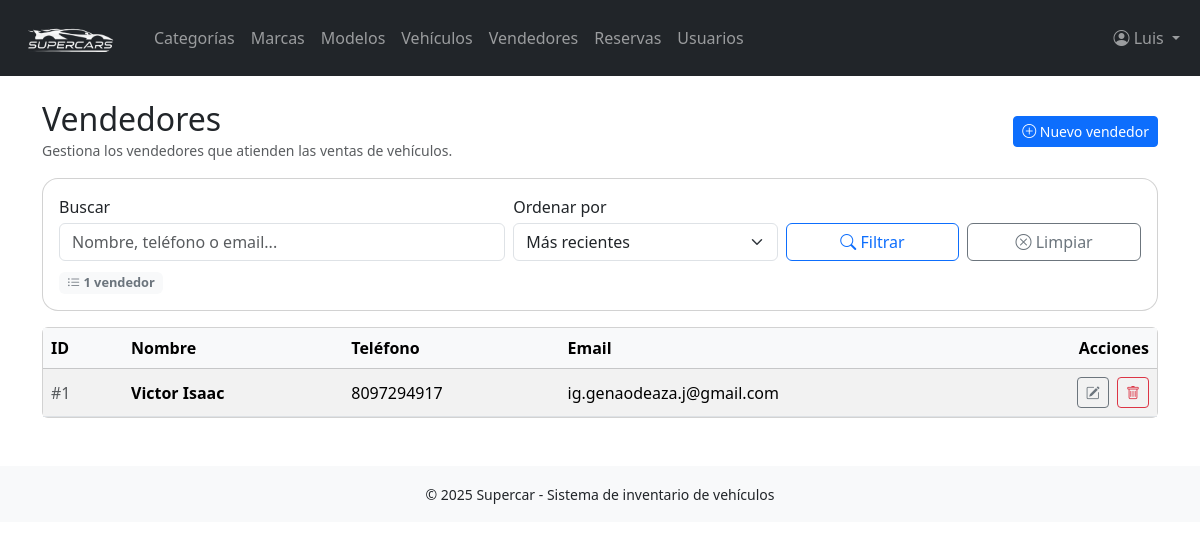
The app's page /vendedores/listar.php (signed in) with its own data.
### tables this page shows
CREATE TABLE `vendedor` (
  `id_vendedor` int(11) NOT NULL,
  `nombre` varchar(150) NOT NULL,
  `telefono` varchar(20) DEFAULT NULL,
  `email` varchar(150) DEFAULT NULL
);

### vendedores/listar.php (the view, shortened to what this page needs)
<?php
require_once '../config/db.php';
require_once '../includes/header.php';
$busqueda = trim($_GET['q'] ?? '');
$orden    = $_GET['orden'] ?? 'recientes';
switch ($orden) {
    case 'recientes':
    default:
        $orden      = 'recientes';
        $orderBySql = 'id_vendedor DESC';
        break;
}
$whereSql = '';
$params   = [];
$sqlCount = "SELECT COUNT(*) FROM vendedor $whereSql";
$stmtCount = $pdo->prepare($sqlCount);
$stmtCount->execute($params);
$total_registros = (int)$stmtCount->fetchColumn();
$sql = "SELECT * FROM vendedor $whereSql ORDER BY $orderBySql";
$stmt = $pdo->prepare($sql);
$stmt->execute($params);
$vendedores = $stmt->fetchAll();
?>
<div class="page-header-super">
    <div>
        <h2>Vendedores</h2>
        <small class="text-muted">
            Gestiona los vendedores que atienden las ventas de vehículos.
        </small>
    </div>
    <a href="crear.php" class="btn btn-primary btn-sm">
        <i class="bi bi-plus-circle"></i> Nuevo vendedor
    </a>
</div>
<div class="card filter-card mb-3">
    <div class="card-body">
        <form method="get" class="row g-2 align-items-end">
            <div class="col-md-5">
                <label for="q" class="form-label mb-1">Buscar</label>
                <input
                    type="text"
                    name="q"
                    id="q"
                    class="form-control"
                    placeholder="Nombre, teléfono o email..."
                    value="<?= htmlspecialchars($busqueda) ?>"
                >
            </div>
            <div class="col-md-4 col-lg-3">
                <label for="orden" class="form-label mb-1">Ordenar por</label>
                <select name="orden" id="orden" class="form-select">
                    <option value="recientes"   <?= $orden === 'recientes'   ? 'selected' : '' ?>>Más recientes</option>
                </select>
            </div>
            <div class="col-md-3 col-lg-2">
                <button type="submit" class="btn btn-outline-primary w-100">
                    <i class="bi bi-search"></i> Filtrar
                </button>
            </div>
            <div class="col-md-3 col-lg-2">
                <a href="listar.php" class="btn btn-outline-secondary w-100">
                    <i class="bi bi-x-circle"></i> Limpiar
                </a>
            </div>
        </form>
        <div class="mt-2">
            <span class="badge bg-light text-secondary badge-count">
                <i class="bi bi-list-ul"></i>
                <?= $total_registros ?> vendedor<?= $total_registros === 1 ? '' : 'es' ?>
            </span>
        </div>
    </div>
</div>
<div class="card">
    <div class="card-body p-0">
        <?php if ($total_registros > 0): ?>
            <div class="table-responsive">
                <table class="table table-hover table-striped align-middle mb-0">
                    <thead class="table-light">
                        <tr>
                            <th style="width: 80px;">ID</th>
                            <th>Nombre</th>
                            <th>Teléfono</th>
                            <th>Email</th>
                            <th style="width: 140px;" class="text-end">Acciones</th>
                        </tr>
                    </thead>
                    <tbody>
                    <?php foreach ($vendedores as $v): ?>
                        <tr>
                            <td class="text-muted">#<?= $v['id_vendedor'] ?></td>
                            <td><strong><?= htmlspecialchars($v['nombre']) ?></strong></td>
                            <td><?= htmlspecialchars($v['telefono']) ?></td>
                            <td><?= htmlspecialchars($v['email']) ?></td>
                            <td class="text-end">
                                <a href="editar.php?id=<?= $v['id_vendedor'] ?>"
                                   class="btn btn-sm btn-outline-secondary me-1"
                                   title="Editar">
                                    <i class="bi bi-pencil-square"></i>
                                </a>
                                <a href="eliminar.php?id=<?= $v['id_vendedor'] ?>"
                                   class="btn btn-sm btn-outline-danger"
                                   title="Eliminar"
                                   onclick="return confirm('¿Seguro que deseas eliminar este vendedor?');">
                                    <i class="bi bi-trash"></i>
                                </a>
                            </td>
                        </tr>
                    <?php endforeach; ?>
                    </tbody>
                </table>
            </div>
        <?php endif; ?>
    </div>
</div>
<?php require_once '../includes/footer.php'; ?>

### vendedores/listar.php (style rules this page uses)
.page-header-super { display: flex; flex-wrap: wrap; align-items: center; justify-content: space-between; gap: .75rem; margin-bottom: 1rem; }
.page-header-super h2 { margin-bottom: 0; }
.filter-card { border-radius: 1rem; }
.badge-count { font-size: .8rem; }

### records on screen
vendedor: id_vendedor "1", nombre "Victor Isaac", telefono "8097294917", email "ig.genaodeaza.j@gmail.com"

### other values on screen
$_SESSION['usuario']['nombre'] "Luis"
$total_registros "1"
